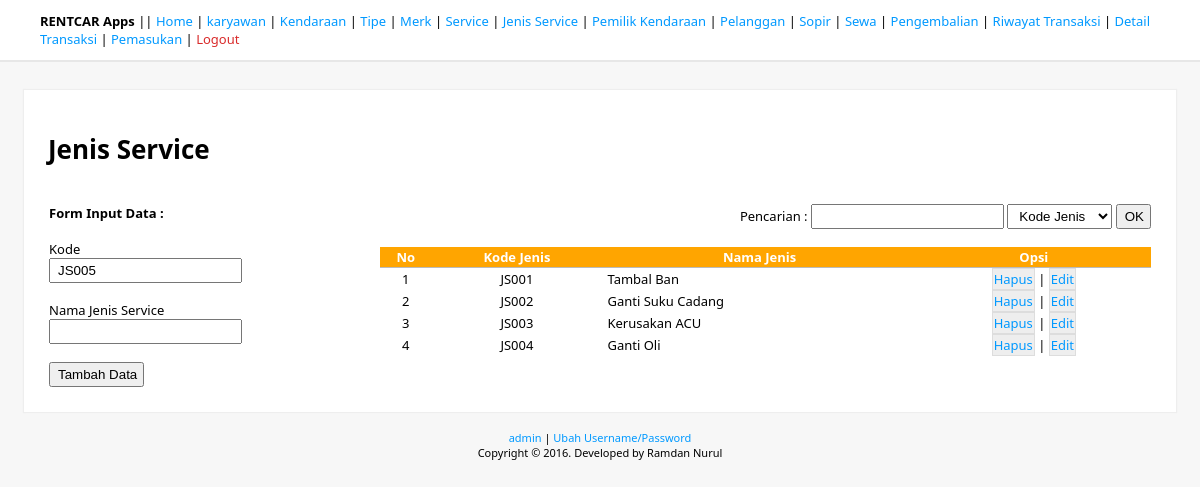
Page /jenisService/index.php (signed in) on the committed database.
### tables this page shows
CREATE TABLE IF NOT EXISTS `tb_jenis_service` (
  `IDJenisService` varchar(7) NOT NULL,
  `NmJenisService` varchar(50) NOT NULL
);

### libs/pdo.class.crud.php (called while the page is built, shortened)
<?php
class crud extends PDO{
	public function select($tabel, $rows, $where = null, $order = null, $limit = null, $group = null){
		$command = 'SELECT '.$rows.' FROM '.$tabel;
		if ($order != null) {
			$command .=' ORDER BY '.$order;
		}
		if ($limit != null) {
			$command .=' LIMIT '.$limit;
		}
		$query = parent::prepare($command);
		$query->execute();
		$posts = array();
		while ($row = $query->fetch(PDO::FETCH_ASSOC)) {
			$posts[] = $row;
		}
		return $this->result =  json_encode(array('stand'=>$posts));
	}
}
?>

### jenisService/index.php (the view, shortened to what this page needs)
<?php
include("../libs/library.php");
$title_page = "Jenis Service";
$db_table = "tb_jenis_service";
$btn_submit = '<input type="submit" name="inp_submit" value="Tambah Data">';
$ambildata = json_decode($db->select($db_table,"*"));
$dis_input = "";
$primary = "IDJenisService";
$e_inp_kode = getKode($db->select($db_table,$primary,"","$primary DESC","0,1"),$primary,"JS");
$e_inp_nama = "";
$s_filter = array(
 'IDJenisService' => "Kode Jenis",
 'NmJenisService' => "Nama Jenis"
);
?>
<!DOCTYPE html>
<html>
<head>
    <link rel="stylesheet" href="../css/main.css">
</head>
<body>
<?php echo get_navbar1() ?>
<div class="kotak-utama">
<h1><?php echo $title_page ?></h1>
<br>
<table width="100%" border="0">
 <tr>
  <td width="30%" valign="top">
    <form method="post">
     <strong class="title-form">Form Input Data : </strong><br><br>
      Kode <br>
      <input type="text" name="inp_kode" value="<?php echo $e_inp_kode ?>" <?php echo $dis_input ?> required><br><br>
      Nama Jenis Service <br>
      <input type="text" name="inp_nama" value="<?php echo $e_inp_nama ?>" required><br><br>
      <?php echo $btn_submit ?>
   </form>
  </td>
  <td valign="top">
   <form method="post" action="?f" class="align-right">
    Pencarian : <input type="text" name="inp_cari" value="<?php echo @$e_safe_cari ?>">
    <select name="inp_filter">
     <?php
    foreach($s_filter as $key => $value){
     $e_safe_filter==$key?$statSelect="Selected":$statSelect="";
     ?>
     <option value="<?php echo $key ?>" <?php echo $statSelect ?>><?php echo $value ?></option>
     <?php
    }
    ?>
    </select>
    <input type="submit" name="inp_btn_cari" value="OK">
   </form>
     <br>
   <table class="table" width="100%">
    <thead>
     <tr>
      <th>No</th>
      <th>Kode Jenis</th>
      <th>Nama Jenis</th>
      <th>Opsi</th>
     </tr>
    </thead>
    <?php
    if (!count($ambildata->stand)) {
     $standMessage = "<center>Data Kosong!</center>";
    }else{
    foreach($ambildata->stand as $idx => $stand){
    $idx++;
    echo "<tbody><tr>";
    ?>
    <td>
     <?php echo $idx ?>
    </td>
    <td>
     <?php echo $stand->IDJenisService ?>
    </td>
    <td class="align-left">
     <?php echo $stand->NmJenisService ?>
    </td>
    <td>
     <a href="?x/<?php echo $stand->IDJenisService ?>">Hapus</a> |
     <a href="?e/<?php echo $stand->IDJenisService ?>">Edit</a>
    </td>
    <?php
    echo "</tr></tbody>";
    }}
    ?>
   </table>
  </td>
 </tr>
</table>
</div>
 <br> <?php echo getFooter() ?> </body>
</html>

### css/main.css (style rules this page uses)
body { padding: 0; margin: 0; font-family: 'Segoe UI'; font-size: 13px; background: #F7F7F7; }
.kotak-utama { width: 92%; margin: auto; margin-top: 30px; padding: 2%; background: #FFF; box-shadow:0px 0px 1px 1px #EEE; }
.table > thead > tr { background: orange; color: #FFF; border-bottom: 1px solid #BBB; }
.table > tbody > tr > td { text-align: center; padding-left: 5px; padding-right: 5px; padding-top: 2px; padding-bottom: 2px; }
.table > tbody > tr > td > a { background: #eee; padding: 1px; border: 1px solid #DDD; transition: all ease 0.3s; }
.align-right { text-align: right!important; }
.align-left { text-align: left!important; }
table { border-collapse: collapse; }
a { text-decoration: none; color: #09f; cursor: pointer; }
form > input,form > select, form > select, form > textarea { padding: 3px; padding-left: 7px; padding-right: 5px; }

### rows in the picture
tb_jenis_service: IDJenisService "JS001", NmJenisService "Tambal Ban"
tb_jenis_service: IDJenisService "JS002", NmJenisService "Ganti Suku Cadang"
tb_jenis_service: IDJenisService "JS003", NmJenisService "Kerusakan ACU"
tb_jenis_service: IDJenisService "JS004", NmJenisService "Ganti Oli"

### other values in the picture
$title_page "Jenis Service"
$_SESSION['config_username'] "admin"
form field inp_filter "Kode Jenis"
